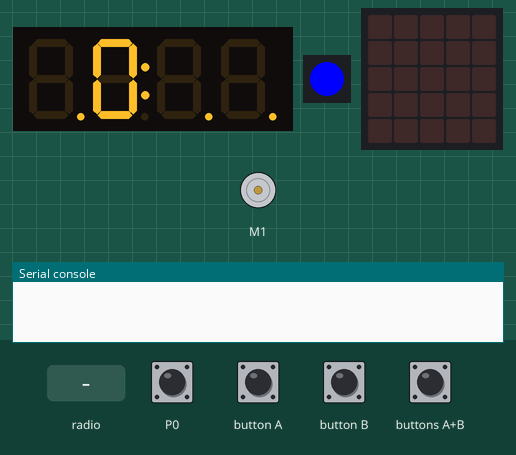
A program run on a simulated Calliope mini (MakeCode). Shown: 4-digit seven-segment display, 1 RGB LEDs in strip order, left to right, DC motor (green arrow = forward, orange = backward, longer = faster), the board's 5×5 LED display, the last lines printed to the serial console. The inputs (shaded band) are chosen by the test bench. No radio messages arrive unless stated (any console line starting 'radio sent:' is added by the test bench).

Above: at 1.6 s.
1.7 s: button A pressed for 0.15 s
At 2.8 s:
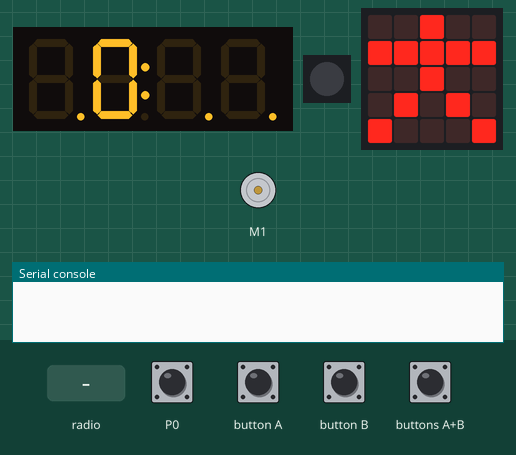
4.8 s: radio message "900" arrives
At 5.3 s:
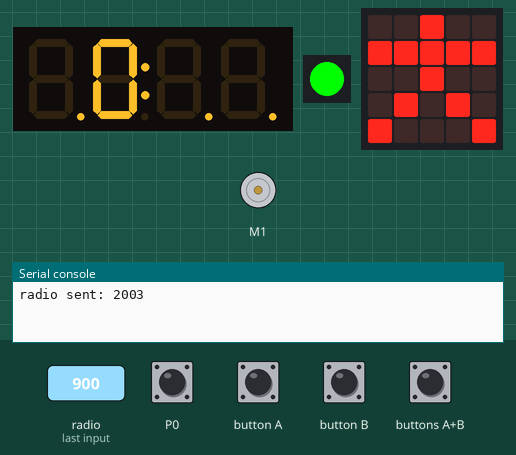
7.5 s: buttons A+B pressed for 0.15 s
At 8.7 s:
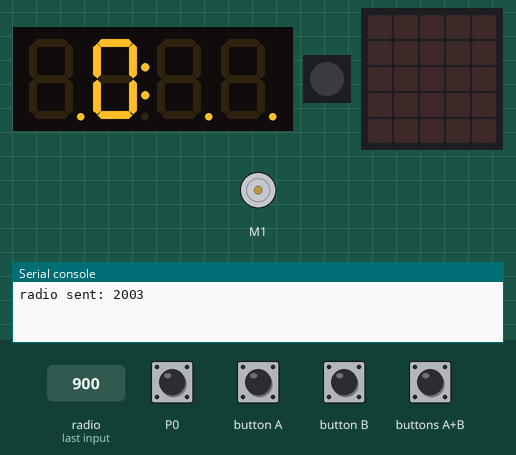
10.6 s: radio message "1100" arrives
At 11.8 s:
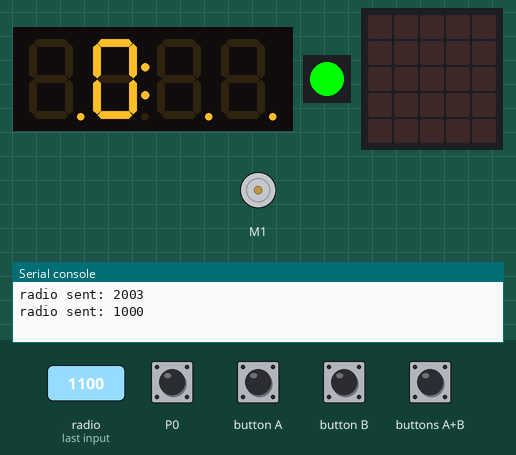
13.5 s: button B pressed for 0.15 s
At 15.3 s:
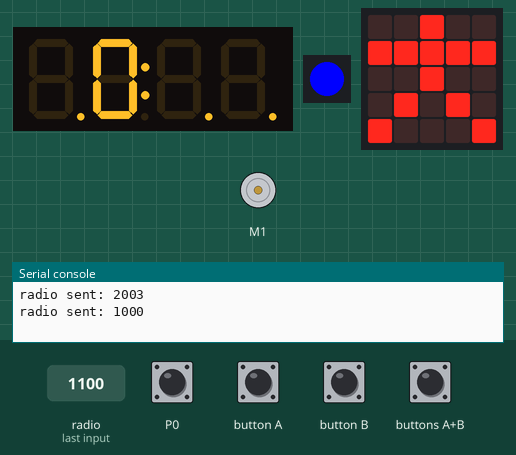
16.6 s: buttons A+B pressed for 1 s
At 19.6 s:
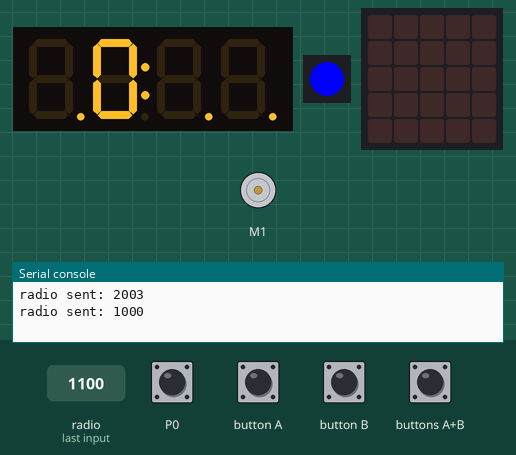
Timing chart, 0 to 21.6 s (numbered marks = the images above; inputs shaded):
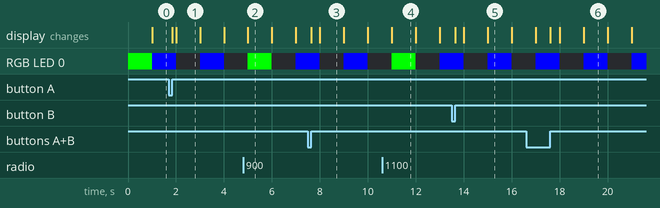

Measured:
- after the input at 1.7 s, the display: first changes after 0.15 s (image 1 shows a later state)
- after the input at 7.5 s, the display: first changes after 0.15 s (image 3 shows a later state)
- after the input at 13.5 s, the display: changes after 0.15 s (image 5)
- after the input at 16.6 s, the display: first differs from a run without the input after 1.0 s (image 6)
- what the display in image 1 shows lasts 1.0 s, from 2.0 s to 3.0 s

The program:

main.ts
```typescript
input.onButtonEvent(Button.AB, ButtonEvent.LongClick, function () {
    basic.showString("1BE6M")
})
radio.onReceivedNumber(function (receivedNumber) {
    btLaufzeit = input.runningTime()
    if (iStop == 3) {
        _("bei Stop=3 keine Funktion über Bluetooth aufrufen")
        radio.sendNumber(iStop + 2000)
    } else if (receivedNumber >= 900 && receivedNumber <= 1100) {
        _("900 ... 1100 MotorPower (- 1000)")
        if (MotorSteuerung(receivedNumber - 1000)) {
            _("iMotorPower hat sich geändert, neuen Wert senden")
            radio.sendNumber(iMotorPower + 1000)
            pins.digitalWritePin(DigitalPin.P3, Bit(iMotorPower < 0))
        } else if (iStop != 0) {
            _("Status senden + 2000")
            radio.sendNumber(iStop + 2000)
        } else {
            _("nichts geändert, aktuellen Wert senden")
            radio.sendNumber(iMotorPower + 1000)
        }
    } else if (receivedNumber >= 45 && receivedNumber <= 135) {
        _("0 ... 180 Servo Winkel")
    }
})
function fStop_beenden () {
    if (iMotorPower == 0 && !(iStop == 3)) {
        iStop = 0
    } else if (iMotorPower < 0 && iStop == 1) {
        iStop = 0
    }
}
function MotorSteuerung (pMotorPower: number) {
    if (!(btConnected)) {
        _("Bluetooth unterbrochen")
        iMotorPower = 0
        motors.motorCommand(MotorCommand.Coast)
        return false
    } else if (iMotorPower != pMotorPower) {
        _("connected und nur wenn von Sender empfangener Wert geändert")
        iMotorPower = pMotorPower
        fStop_beenden()
        _4digit.show(Math.abs(iMotorPower))
        if (iMotorPower == 0) {
            motors.motorCommand(MotorCommand.Break)
            basic.showIcon(IconNames.SmallDiamond)
        } else if (iMotorPower < 0) {
            motors.motorPower(iMotorPower)
            basic.showIcon(IconNames.ArrowSouth)
        } else if (iMotorPower > 0 && !(iStop == 1)) {
            motors.motorPower(iMotorPower)
            basic.showIcon(IconNames.ArrowNorth)
        } else {
            basic.showIcon(IconNames.No)
        }
        return true
    } else {
        return false
    }
}
function Bit (bool: boolean) {
    if (bool) {
        return 1
    } else {
        return 0
    }
}
input.onButtonEvent(Button.A, input.buttonEventClick(), function () {
    control.raiseEvent(
    EventBusSource.MICROBIT_ID_BUTTON_B,
    EventBusValue.MICROBIT_BUTTON_EVT_CLICK
    )
})
input.onButtonEvent(Button.AB, input.buttonEventClick(), function () {
    iStop = 0
    basic.clearScreen()
})
input.onButtonEvent(Button.B, input.buttonEventClick(), function () {
    iStop = 3
    MotorSteuerung(0)
    basic.showIcon(IconNames.StickFigure)
})
function _ (Kommentar: string) {

}
input.onPinTouchEvent(TouchPin.P0, input.buttonEventDown(), function () {
    _("Notschalter, nur vorwärts")
    if (iMotorPower > 0) {
        iStop = 1
        motors.motorCommand(MotorCommand.Break)
        basic.showIcon(IconNames.Surprised)
    }
})
/**
 * P0 Taster; P3 LEDrückwärts
 */
let iMotorPower = 0
let btLaufzeit = 0
let btConnected = false
let iStop = 0
let _4digit: grove.TM1637 = null
_("Erweiterungen Funk und Grove laden")
_4digit = grove.createDisplay(DigitalPin.C16, DigitalPin.C17)
_4digit.point(true)
_4digit.set(7)
radio.setGroup(60)
iStop = 0
btConnected = false
btLaufzeit = input.runningTime()
_4digit.bit(0, 1)
loops.everyInterval(500, function () {
    _("Überwachung der Bluetooth Connection")
    if (input.runningTime() - btLaufzeit < 1000) {
        if (!(btConnected)) {
            btConnected = true
            basic.setLedColor(0x00ff00)
        }
    } else {
        btConnected = false
        MotorSteuerung(0)
        if (Math.trunc(input.runningTime() / 1000) % 2 == 1) {
            basic.setLedColor(0x0000ff)
        } else {
            basic.turnRgbLedOff()
        }
    }
})
```

test.ts
```typescript
// Hier kann man Tests durchführen; diese Datei wird nicht kompiliert, wenn dieses Paket als Erweiterung verwendet wird.
```
